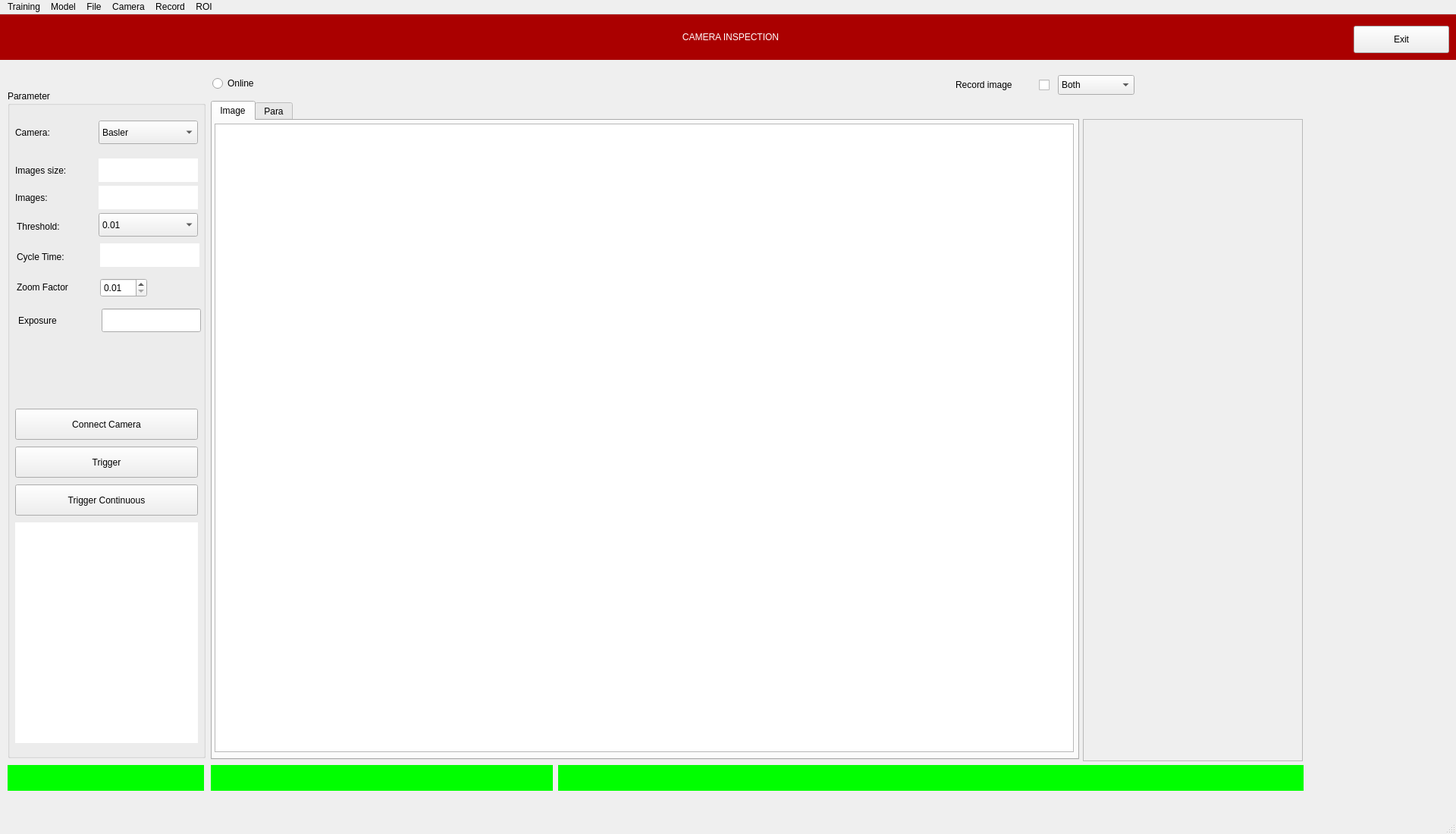
<?xml version="1.0" encoding="UTF-8"?>
<ui version="4.0">
 <class>MainWindow</class>
 <widget class="QMainWindow" name="MainWindow">
  <property name="geometry">
   <rect>
    <x>0</x>
    <y>0</y>
    <width>1920</width>
    <height>1100</height>
   </rect>
  </property>
  <property name="windowTitle">
   <string>MainWindow</string>
  </property>
  <widget class="QWidget" name="centralwidget">
   <widget class="QGroupBox" name="Combobox">
    <property name="enabled">
     <bool>true</bool>
    </property>
    <property name="geometry">
     <rect>
      <x>10</x>
      <y>100</y>
      <width>261</width>
      <height>881</height>
     </rect>
    </property>
    <property name="styleSheet">
     <string notr="true">border-color: rgb(0, 0, 0);
font: 12pt &quot;Segoe UI&quot;;
gridline-color: rgb(0, 0, 0);</string>
    </property>
    <property name="title">
     <string>Parameter</string>
    </property>
    <widget class="QLabel" name="label_4">
     <property name="geometry">
      <rect>
       <x>10</x>
       <y>90</y>
       <width>111</width>
       <height>31</height>
      </rect>
     </property>
     <property name="styleSheet">
      <string notr="true">font: 8pt &quot;MS Shell Dlg 2&quot;;
font: 10pt &quot;MS Shell Dlg 2&quot;;</string>
     </property>
     <property name="text">
      <string>Images size:</string>
     </property>
    </widget>
    <widget class="QLabel" name="label_5">
     <property name="geometry">
      <rect>
       <x>12</x>
       <y>164</y>
       <width>101</width>
       <height>31</height>
      </rect>
     </property>
     <property name="styleSheet">
      <string notr="true">font: 10pt &quot;MS Shell Dlg 2&quot;;</string>
     </property>
     <property name="text">
      <string>Threshold:</string>
     </property>
    </widget>
    <widget class="QLabel" name="label_6">
     <property name="geometry">
      <rect>
       <x>12</x>
       <y>204</y>
       <width>101</width>
       <height>31</height>
      </rect>
     </property>
     <property name="styleSheet">
      <string notr="true">font: 10pt &quot;MS Shell Dlg 2&quot;;</string>
     </property>
     <property name="text">
      <string>Cycle Time:</string>
     </property>
    </widget>
    <widget class="QLabel" name="Label_Dimention_Images">
     <property name="geometry">
      <rect>
       <x>120</x>
       <y>90</y>
       <width>131</width>
       <height>31</height>
      </rect>
     </property>
     <property name="autoFillBackground">
      <bool>false</bool>
     </property>
     <property name="styleSheet">
      <string notr="true">background-color: rgb(255, 255, 255);
font: 10pt &quot;MS Shell Dlg 2&quot;;</string>
     </property>
     <property name="text">
      <string/>
     </property>
    </widget>
    <widget class="QLabel" name="La_cycle_time">
     <property name="geometry">
      <rect>
       <x>122</x>
       <y>202</y>
       <width>131</width>
       <height>31</height>
      </rect>
     </property>
     <property name="styleSheet">
      <string notr="true">background-color: rgb(255, 255, 255);
font: 10pt &quot;MS Shell Dlg 2&quot;;</string>
     </property>
     <property name="text">
      <string/>
     </property>
    </widget>
    <widget class="QPushButton" name="Bnt_Connect_Camera">
     <property name="geometry">
      <rect>
       <x>10</x>
       <y>420</y>
       <width>241</width>
       <height>41</height>
      </rect>
     </property>
     <property name="styleSheet">
      <string notr="true">font: 10pt &quot;MS Shell Dlg 2&quot;;</string>
     </property>
     <property name="text">
      <string>Connect Camera</string>
     </property>
    </widget>
    <widget class="QPushButton" name="Bnt_Trigger">
     <property name="geometry">
      <rect>
       <x>10</x>
       <y>470</y>
       <width>241</width>
       <height>41</height>
      </rect>
     </property>
     <property name="styleSheet">
      <string notr="true">font: 10pt &quot;MS Shell Dlg 2&quot;;</string>
     </property>
     <property name="text">
      <string>Trigger</string>
     </property>
    </widget>
    <widget class="QLabel" name="label_13">
     <property name="geometry">
      <rect>
       <x>14</x>
       <y>288</y>
       <width>101</width>
       <height>31</height>
      </rect>
     </property>
     <property name="styleSheet">
      <string notr="true">font: 10pt &quot;MS Shell Dlg 2&quot;;</string>
     </property>
     <property name="text">
      <string>Exposure</string>
     </property>
    </widget>
    <widget class="QLineEdit" name="Le_Exposure_Time">
     <property name="geometry">
      <rect>
       <x>124</x>
       <y>288</y>
       <width>131</width>
       <height>31</height>
      </rect>
     </property>
     <property name="styleSheet">
      <string notr="true">font: 10pt &quot;MS Shell Dlg 2&quot;;</string>
     </property>
     <property name="text">
      <string/>
     </property>
    </widget>
    <widget class="QLabel" name="label_7">
     <property name="geometry">
      <rect>
       <x>12</x>
       <y>244</y>
       <width>101</width>
       <height>31</height>
      </rect>
     </property>
     <property name="styleSheet">
      <string notr="true">font: 10pt &quot;MS Shell Dlg 2&quot;;</string>
     </property>
     <property name="text">
      <string>Zoom Factor</string>
     </property>
    </widget>
    <widget class="QPushButton" name="Bnt_Trigger_Continuous">
     <property name="geometry">
      <rect>
       <x>10</x>
       <y>520</y>
       <width>241</width>
       <height>41</height>
      </rect>
     </property>
     <property name="styleSheet">
      <string notr="true">font: 10pt &quot;MS Shell Dlg 2&quot;;</string>
     </property>
     <property name="text">
      <string>Trigger Continuous</string>
     </property>
    </widget>
    <widget class="QScrollArea" name="scroll_area2_2">
     <property name="geometry">
      <rect>
       <x>270</x>
       <y>60</y>
       <width>1261</width>
       <height>871</height>
      </rect>
     </property>
     <property name="styleSheet">
      <string notr="true"/>
     </property>
     <property name="widgetResizable">
      <bool>true</bool>
     </property>
     <widget class="QWidget" name="scrollAreaWidgetContents_3">
      <property name="geometry">
       <rect>
        <x>0</x>
        <y>0</y>
        <width>1259</width>
        <height>869</height>
       </rect>
      </property>
     </widget>
    </widget>
    <widget class="QLabel" name="label_8">
     <property name="geometry">
      <rect>
       <x>10</x>
       <y>40</y>
       <width>71</width>
       <height>31</height>
      </rect>
     </property>
     <property name="styleSheet">
      <string notr="true">font: 8pt &quot;MS Shell Dlg 2&quot;;
font: 10pt &quot;MS Shell Dlg 2&quot;;</string>
     </property>
     <property name="text">
      <string>Camera:</string>
     </property>
    </widget>
    <widget class="QComboBox" name="Cb_Camera">
     <property name="geometry">
      <rect>
       <x>120</x>
       <y>40</y>
       <width>131</width>
       <height>31</height>
      </rect>
     </property>
     <property name="styleSheet">
      <string notr="true">font: 10pt &quot;Segoe UI&quot;;</string>
     </property>
     <item>
      <property name="text">
       <string>Basler</string>
      </property>
     </item>
     <item>
      <property name="text">
       <string>Irayple</string>
      </property>
     </item>
    </widget>
    <widget class="QComboBox" name="comboBox_acceptance_threshold">
     <property name="geometry">
      <rect>
       <x>120</x>
       <y>162</y>
       <width>131</width>
       <height>31</height>
      </rect>
     </property>
     <property name="styleSheet">
      <string notr="true">font: 10pt &quot;Segoe UI&quot;;</string>
     </property>
     <item>
      <property name="text">
       <string>0.01</string>
      </property>
     </item>
     <item>
      <property name="text">
       <string>0.1</string>
      </property>
     </item>
     <item>
      <property name="text">
       <string>0.2</string>
      </property>
     </item>
     <item>
      <property name="text">
       <string>0.3</string>
      </property>
     </item>
     <item>
      <property name="text">
       <string>0.4</string>
      </property>
     </item>
     <item>
      <property name="text">
       <string>0.5</string>
      </property>
     </item>
     <item>
      <property name="text">
       <string>0.6</string>
      </property>
     </item>
     <item>
      <property name="text">
       <string>0.7</string>
      </property>
     </item>
     <item>
      <property name="text">
       <string>0.8</string>
      </property>
     </item>
     <item>
      <property name="text">
       <string>0.9</string>
      </property>
     </item>
     <item>
      <property name="text">
       <string>1.0</string>
      </property>
     </item>
    </widget>
    <widget class="QLabel" name="La_OutPut_2">
     <property name="geometry">
      <rect>
       <x>10</x>
       <y>570</y>
       <width>241</width>
       <height>291</height>
      </rect>
     </property>
     <property name="styleSheet">
      <string notr="true">background-color: rgb(255, 255, 255);
font: 700 60pt &quot;Segoe UI&quot;;</string>
     </property>
     <property name="text">
      <string/>
     </property>
     <property name="alignment">
      <set>Qt::AlignCenter</set>
     </property>
    </widget>
    <widget class="QDoubleSpinBox" name="DSpinBox_ZoomFacter">
     <property name="geometry">
      <rect>
       <x>122</x>
       <y>248</y>
       <width>62</width>
       <height>25</height>
      </rect>
     </property>
     <property name="styleSheet">
      <string notr="true">font: 10pt &quot;Segoe UI&quot;;</string>
     </property>
     <property name="minimum">
      <double>0.010000000000000</double>
     </property>
     <property name="maximum">
      <double>4.000000000000000</double>
     </property>
     <property name="singleStep">
      <double>0.500000000000000</double>
     </property>
    </widget>
    <widget class="QLabel" name="label_2">
     <property name="geometry">
      <rect>
       <x>10</x>
       <y>126</y>
       <width>71</width>
       <height>31</height>
      </rect>
     </property>
     <property name="styleSheet">
      <string notr="true">font: 10pt &quot;MS Shell Dlg 2&quot;;</string>
     </property>
     <property name="text">
      <string>Images:</string>
     </property>
    </widget>
    <widget class="QLabel" name="La_Munber_Image">
     <property name="geometry">
      <rect>
       <x>120</x>
       <y>126</y>
       <width>131</width>
       <height>31</height>
      </rect>
     </property>
     <property name="styleSheet">
      <string notr="true">font: 10pt &quot;Segoe UI&quot;;
background-color: rgb(255, 255, 255);</string>
     </property>
     <property name="text">
      <string/>
     </property>
    </widget>
   </widget>
   <widget class="QLabel" name="label">
    <property name="geometry">
     <rect>
      <x>-2</x>
      <y>-1</y>
      <width>1931</width>
      <height>61</height>
     </rect>
    </property>
    <property name="styleSheet">
     <string notr="true">background-color: rgb(170, 0, 0);
color: rgb(255, 255, 255);
font: 24pt &quot;MS Shell Dlg 2&quot;;</string>
    </property>
    <property name="text">
     <string>CAMERA INSPECTION</string>
    </property>
    <property name="alignment">
     <set>Qt::AlignCenter</set>
    </property>
   </widget>
   <widget class="QRadioButton" name="radio_button">
    <property name="geometry">
     <rect>
      <x>280</x>
      <y>80</y>
      <width>91</width>
      <height>22</height>
     </rect>
    </property>
    <property name="text">
     <string>Online</string>
    </property>
   </widget>
   <widget class="QCheckBox" name="checkBox_5">
    <property name="geometry">
     <rect>
      <x>1370</x>
      <y>80</y>
      <width>21</width>
      <height>26</height>
     </rect>
    </property>
    <property name="acceptDrops">
     <bool>false</bool>
    </property>
    <property name="text">
     <string/>
    </property>
    <property name="shortcut">
     <string/>
    </property>
    <property name="checkable">
     <bool>true</bool>
    </property>
    <property name="checked">
     <bool>false</bool>
    </property>
    <property name="tristate">
     <bool>false</bool>
    </property>
   </widget>
   <widget class="QLabel" name="label10_3">
    <property name="geometry">
     <rect>
      <x>1260</x>
      <y>80</y>
      <width>116</width>
      <height>26</height>
     </rect>
    </property>
    <property name="styleSheet">
     <string notr="true">font: 8pt &quot;MS Shell Dlg 2&quot;;
font: 10pt &quot;MS Shell Dlg 2&quot;;</string>
    </property>
    <property name="text">
     <string>Record image</string>
    </property>
   </widget>
   <widget class="QComboBox" name="Cb_Save_image_Mode">
    <property name="geometry">
     <rect>
      <x>1395</x>
      <y>80</y>
      <width>101</width>
      <height>26</height>
     </rect>
    </property>
    <property name="styleSheet">
     <string notr="true">font: 8pt &quot;Segoe UI&quot;;</string>
    </property>
    <item>
     <property name="text">
      <string>Both</string>
     </property>
    </item>
    <item>
     <property name="text">
      <string>NG</string>
     </property>
    </item>
    <item>
     <property name="text">
      <string>OK</string>
     </property>
    </item>
   </widget>
   <widget class="QPushButton" name="Bnt_Quite">
    <property name="geometry">
     <rect>
      <x>1785</x>
      <y>15</y>
      <width>126</width>
      <height>36</height>
     </rect>
    </property>
    <property name="styleSheet">
     <string notr="true">font: 75 15pt &quot;MS Shell Dlg 2&quot;;</string>
    </property>
    <property name="text">
     <string>Exit</string>
    </property>
   </widget>
   <widget class="QTabWidget" name="tabWidget">
    <property name="geometry">
     <rect>
      <x>278</x>
      <y>114</y>
      <width>1145</width>
      <height>869</height>
     </rect>
    </property>
    <property name="currentIndex">
     <number>0</number>
    </property>
    <widget class="QWidget" name="tab">
     <attribute name="title">
      <string>Image</string>
     </attribute>
     <widget class="QGraphicsView" name="graphicsView">
      <property name="geometry">
       <rect>
        <x>3</x>
        <y>4</y>
        <width>1133</width>
        <height>829</height>
       </rect>
      </property>
     </widget>
    </widget>
    <widget class="QWidget" name="tab_2">
     <attribute name="title">
      <string>Para</string>
     </attribute>
     <widget class="QLabel" name="label10_4">
      <property name="geometry">
       <rect>
        <x>10</x>
        <y>20</y>
        <width>131</width>
        <height>31</height>
       </rect>
      </property>
      <property name="styleSheet">
       <string notr="true">font: 8pt &quot;MS Shell Dlg 2&quot;;
font: 10pt &quot;MS Shell Dlg 2&quot;;</string>
      </property>
      <property name="text">
       <string>Number To Find:</string>
      </property>
     </widget>
     <widget class="QLabel" name="label10_5">
      <property name="geometry">
       <rect>
        <x>10</x>
        <y>60</y>
        <width>131</width>
        <height>31</height>
       </rect>
      </property>
      <property name="styleSheet">
       <string notr="true">font: 8pt &quot;MS Shell Dlg 2&quot;;
font: 10pt &quot;MS Shell Dlg 2&quot;;</string>
      </property>
      <property name="text">
       <string>Angle To Find:</string>
      </property>
     </widget>
     <widget class="QLabel" name="label10_6">
      <property name="geometry">
       <rect>
        <x>10</x>
        <y>100</y>
        <width>111</width>
        <height>31</height>
       </rect>
      </property>
      <property name="styleSheet">
       <string notr="true">font: 8pt &quot;MS Shell Dlg 2&quot;;
font: 10pt &quot;MS Shell Dlg 2&quot;;</string>
      </property>
      <property name="text">
       <string>Score:</string>
      </property>
     </widget>
     <widget class="QLabel" name="label10_7">
      <property name="geometry">
       <rect>
        <x>10</x>
        <y>140</y>
        <width>131</width>
        <height>31</height>
       </rect>
      </property>
      <property name="styleSheet">
       <string notr="true">font: 8pt &quot;MS Shell Dlg 2&quot;;
font: 10pt &quot;MS Shell Dlg 2&quot;;</string>
      </property>
      <property name="text">
       <string>Max Overlap:</string>
      </property>
     </widget>
     <widget class="QLabel" name="label10_8">
      <property name="geometry">
       <rect>
        <x>10</x>
        <y>180</y>
        <width>131</width>
        <height>31</height>
       </rect>
      </property>
      <property name="styleSheet">
       <string notr="true">font: 8pt &quot;MS Shell Dlg 2&quot;;
font: 10pt &quot;MS Shell Dlg 2&quot;;</string>
      </property>
      <property name="text">
       <string>Min Area:</string>
      </property>
     </widget>
     <widget class="QDoubleSpinBox" name="doubleSpinBox_Angle_To_Find">
      <property name="geometry">
       <rect>
        <x>140</x>
        <y>60</y>
        <width>71</width>
        <height>31</height>
       </rect>
      </property>
      <property name="styleSheet">
       <string notr="true">font: 10pt &quot;MS Shell Dlg 2&quot;;</string>
      </property>
      <property name="decimals">
       <number>1</number>
      </property>
      <property name="maximum">
       <double>180.000000000000000</double>
      </property>
     </widget>
     <widget class="QDoubleSpinBox" name="doubleSpinBox_Score">
      <property name="geometry">
       <rect>
        <x>140</x>
        <y>100</y>
        <width>71</width>
        <height>31</height>
       </rect>
      </property>
      <property name="styleSheet">
       <string notr="true">font: 10pt &quot;MS Shell Dlg 2&quot;;</string>
      </property>
      <property name="decimals">
       <number>2</number>
      </property>
      <property name="maximum">
       <double>1.000000000000000</double>
      </property>
      <property name="singleStep">
       <double>0.050000000000000</double>
      </property>
     </widget>
     <widget class="QDoubleSpinBox" name="doubleSpinBox_Max_Overlap">
      <property name="geometry">
       <rect>
        <x>140</x>
        <y>140</y>
        <width>71</width>
        <height>31</height>
       </rect>
      </property>
      <property name="styleSheet">
       <string notr="true">font: 10pt &quot;MS Shell Dlg 2&quot;;</string>
      </property>
      <property name="decimals">
       <number>1</number>
      </property>
     </widget>
     <widget class="QSpinBox" name="spinBox_Min_Area">
      <property name="geometry">
       <rect>
        <x>140</x>
        <y>180</y>
        <width>71</width>
        <height>31</height>
       </rect>
      </property>
      <property name="styleSheet">
       <string notr="true">font: 10pt &quot;MS Shell Dlg 2&quot;;</string>
      </property>
      <property name="maximum">
       <number>1000</number>
      </property>
      <property name="singleStep">
       <number>10</number>
      </property>
     </widget>
     <widget class="QSpinBox" name="spinBox_Number_To_Find">
      <property name="geometry">
       <rect>
        <x>140</x>
        <y>20</y>
        <width>71</width>
        <height>31</height>
       </rect>
      </property>
      <property name="styleSheet">
       <string notr="true">font: 10pt &quot;MS Shell Dlg 2&quot;;</string>
      </property>
      <property name="maximum">
       <number>400</number>
      </property>
     </widget>
     <widget class="QLabel" name="La_Input">
      <property name="geometry">
       <rect>
        <x>300</x>
        <y>30</y>
        <width>16</width>
        <height>16</height>
       </rect>
      </property>
      <property name="styleSheet">
       <string notr="true">QLabel {
    border: 1px solid black;
    color: black; 
    background-color: rgb(255, 255, 255);
    border-radius: 8px;
    font: 700 12pt &quot;Arial&quot;;
}</string>
      </property>
      <property name="text">
       <string/>
      </property>
      <property name="alignment">
       <set>Qt::AlignCenter</set>
      </property>
     </widget>
     <widget class="QLabel" name="label10_2">
      <property name="geometry">
       <rect>
        <x>405</x>
        <y>25</y>
        <width>56</width>
        <height>26</height>
       </rect>
      </property>
      <property name="styleSheet">
       <string notr="true">font: 8pt &quot;MS Shell Dlg 2&quot;;
font: 10pt &quot;MS Shell Dlg 2&quot;;</string>
      </property>
      <property name="text">
       <string>Output</string>
      </property>
     </widget>
     <widget class="QLabel" name="La_OutPut">
      <property name="geometry">
       <rect>
        <x>385</x>
        <y>30</y>
        <width>16</width>
        <height>16</height>
       </rect>
      </property>
      <property name="styleSheet">
       <string notr="true">QLabel {
    border: 1px solid black;
    color: black; 
    background-color: rgb(255, 255, 255);
    border-radius: 8px;
    font: 700 12pt &quot;Arial&quot;;
}</string>
      </property>
      <property name="text">
       <string/>
      </property>
      <property name="alignment">
       <set>Qt::AlignCenter</set>
      </property>
     </widget>
     <widget class="QLabel" name="label_9">
      <property name="geometry">
       <rect>
        <x>325</x>
        <y>25</y>
        <width>66</width>
        <height>26</height>
       </rect>
      </property>
      <property name="styleSheet">
       <string notr="true">font: 8pt &quot;MS Shell Dlg 2&quot;;
font: 10pt &quot;MS Shell Dlg 2&quot;;</string>
      </property>
      <property name="text">
       <string>Input</string>
      </property>
     </widget>
     <widget class="QLabel" name="label_12">
      <property name="geometry">
       <rect>
        <x>540</x>
        <y>20</y>
        <width>101</width>
        <height>31</height>
       </rect>
      </property>
      <property name="styleSheet">
       <string notr="true">font: 10pt &quot;MS Shell Dlg 2&quot;;</string>
      </property>
      <property name="text">
       <string>Show Box</string>
      </property>
     </widget>
     <widget class="QLabel" name="label_29">
      <property name="geometry">
       <rect>
        <x>540</x>
        <y>80</y>
        <width>101</width>
        <height>31</height>
       </rect>
      </property>
      <property name="styleSheet">
       <string notr="true">font: 10pt &quot;MS Shell Dlg 2&quot;;</string>
      </property>
      <property name="text">
       <string>Show Poly:</string>
      </property>
     </widget>
     <widget class="QCheckBox" name="checkBox_4">
      <property name="geometry">
       <rect>
        <x>650</x>
        <y>80</y>
        <width>131</width>
        <height>31</height>
       </rect>
      </property>
      <property name="acceptDrops">
       <bool>false</bool>
      </property>
      <property name="text">
       <string/>
      </property>
      <property name="shortcut">
       <string/>
      </property>
      <property name="checkable">
       <bool>true</bool>
      </property>
      <property name="checked">
       <bool>false</bool>
      </property>
      <property name="tristate">
       <bool>false</bool>
      </property>
     </widget>
     <widget class="QCheckBox" name="checkBox_2">
      <property name="geometry">
       <rect>
        <x>650</x>
        <y>50</y>
        <width>131</width>
        <height>31</height>
       </rect>
      </property>
      <property name="acceptDrops">
       <bool>false</bool>
      </property>
      <property name="text">
       <string/>
      </property>
      <property name="shortcut">
       <string/>
      </property>
      <property name="checkable">
       <bool>true</bool>
      </property>
      <property name="checked">
       <bool>false</bool>
      </property>
      <property name="tristate">
       <bool>false</bool>
      </property>
     </widget>
     <widget class="QCheckBox" name="checkBox">
      <property name="geometry">
       <rect>
        <x>650</x>
        <y>19</y>
        <width>131</width>
        <height>31</height>
       </rect>
      </property>
      <property name="acceptDrops">
       <bool>false</bool>
      </property>
      <property name="text">
       <string/>
      </property>
      <property name="shortcut">
       <string/>
      </property>
      <property name="checkable">
       <bool>true</bool>
      </property>
      <property name="checked">
       <bool>true</bool>
      </property>
      <property name="tristate">
       <bool>false</bool>
      </property>
     </widget>
     <widget class="QLabel" name="label_28">
      <property name="geometry">
       <rect>
        <x>540</x>
        <y>50</y>
        <width>101</width>
        <height>31</height>
       </rect>
      </property>
      <property name="styleSheet">
       <string notr="true">font: 10pt &quot;MS Shell Dlg 2&quot;;</string>
      </property>
      <property name="text">
       <string>Show Full:</string>
      </property>
     </widget>
     <widget class="QCheckBox" name="checkBox_Template">
      <property name="geometry">
       <rect>
        <x>4</x>
        <y>242</y>
        <width>131</width>
        <height>31</height>
       </rect>
      </property>
      <property name="acceptDrops">
       <bool>false</bool>
      </property>
      <property name="text">
       <string/>
      </property>
      <property name="shortcut">
       <string/>
      </property>
      <property name="checkable">
       <bool>true</bool>
      </property>
      <property name="checked">
       <bool>true</bool>
      </property>
      <property name="tristate">
       <bool>false</bool>
      </property>
     </widget>
     <widget class="QLabel" name="label_30">
      <property name="geometry">
       <rect>
        <x>36</x>
        <y>240</y>
        <width>343</width>
        <height>31</height>
       </rect>
      </property>
      <property name="styleSheet">
       <string notr="true">font: 10pt &quot;MS Shell Dlg 2&quot;;</string>
      </property>
      <property name="text">
       <string>Reference with the Template Matching tool</string>
      </property>
     </widget>
     <widget class="QCheckBox" name="checkBox_within_template">
      <property name="geometry">
       <rect>
        <x>4</x>
        <y>280</y>
        <width>131</width>
        <height>31</height>
       </rect>
      </property>
      <property name="acceptDrops">
       <bool>false</bool>
      </property>
      <property name="text">
       <string/>
      </property>
      <property name="shortcut">
       <string/>
      </property>
      <property name="checkable">
       <bool>true</bool>
      </property>
      <property name="checked">
       <bool>false</bool>
      </property>
      <property name="tristate">
       <bool>false</bool>
      </property>
     </widget>
     <widget class="QLabel" name="label_31">
      <property name="geometry">
       <rect>
        <x>36</x>
        <y>278</y>
        <width>553</width>
        <height>31</height>
       </rect>
      </property>
      <property name="styleSheet">
       <string notr="true">font: 10pt &quot;MS Shell Dlg 2&quot;;</string>
      </property>
      <property name="text">
       <string>Only crop within the ROI </string>
      </property>
     </widget>
    </widget>
   </widget>
   <widget class="QScrollArea" name="scrollArea_2">
    <property name="geometry">
     <rect>
      <x>1428</x>
      <y>138</y>
      <width>290</width>
      <height>847</height>
     </rect>
    </property>
    <property name="widgetResizable">
     <bool>true</bool>
    </property>
    <widget class="QWidget" name="scrollAreaWidgetContents">
     <property name="geometry">
      <rect>
       <x>0</x>
       <y>0</y>
       <width>288</width>
       <height>845</height>
      </rect>
     </property>
    </widget>
   </widget>
   <widget class="QLabel" name="Labe_file_name">
    <property name="geometry">
     <rect>
      <x>278</x>
      <y>990</y>
      <width>451</width>
      <height>34</height>
     </rect>
    </property>
    <property name="styleSheet">
     <string notr="true">font: 12pt &quot;MS Shell Dlg 2&quot;;
color: rgb(0, 0, 0);
font: 12pt &quot;Segoe UI&quot;;
background-color: rgb(0, 255, 0);
</string>
    </property>
    <property name="text">
     <string/>
    </property>
    <property name="alignment">
     <set>Qt::AlignLeading|Qt::AlignLeft|Qt::AlignTop</set>
    </property>
   </widget>
   <widget class="QLabel" name="Labe_file_name_2">
    <property name="geometry">
     <rect>
      <x>736</x>
      <y>990</y>
      <width>983</width>
      <height>34</height>
     </rect>
    </property>
    <property name="styleSheet">
     <string notr="true">font: 12pt &quot;MS Shell Dlg 2&quot;;
color: rgb(0, 0, 0);
font: 12pt &quot;Segoe UI&quot;;
background-color: rgb(0, 255, 0);
</string>
    </property>
    <property name="text">
     <string/>
    </property>
    <property name="alignment">
     <set>Qt::AlignLeading|Qt::AlignLeft|Qt::AlignTop</set>
    </property>
   </widget>
   <widget class="QLabel" name="Labe_file_name_3">
    <property name="geometry">
     <rect>
      <x>10</x>
      <y>990</y>
      <width>259</width>
      <height>34</height>
     </rect>
    </property>
    <property name="styleSheet">
     <string notr="true">font: 12pt &quot;MS Shell Dlg 2&quot;;
color: rgb(0, 0, 0);
font: 12pt &quot;Segoe UI&quot;;
background-color: rgb(0, 255, 0);
</string>
    </property>
    <property name="text">
     <string/>
    </property>
    <property name="alignment">
     <set>Qt::AlignLeading|Qt::AlignLeft|Qt::AlignTop</set>
    </property>
   </widget>
   <zorder>label10_3</zorder>
   <zorder>Combobox</zorder>
   <zorder>label</zorder>
   <zorder>radio_button</zorder>
   <zorder>checkBox_5</zorder>
   <zorder>Cb_Save_image_Mode</zorder>
   <zorder>Bnt_Quite</zorder>
   <zorder>tabWidget</zorder>
   <zorder>scrollArea_2</zorder>
   <zorder>Labe_file_name</zorder>
   <zorder>Labe_file_name_2</zorder>
   <zorder>Labe_file_name_3</zorder>
  </widget>
  <widget class="QStatusBar" name="statusbar"/>
  <widget class="QMenuBar" name="menubar">
   <property name="geometry">
    <rect>
     <x>0</x>
     <y>0</y>
     <width>1920</width>
     <height>26</height>
    </rect>
   </property>
   <widget class="QMenu" name="menuFile">
    <property name="title">
     <string>Training</string>
    </property>
    <addaction name="Return_Fom1"/>
    <addaction name="actionReturn_Form_Classification"/>
    <addaction name="actionReturn_Form_Unsupervied"/>
    <addaction name="actionForm_OCR"/>
    <addaction name="actionLocation_Form"/>
   </widget>
   <widget class="QMenu" name="menuModel">
    <property name="title">
     <string>Model</string>
    </property>
    <addaction name="actionLoad_Model_AI"/>
   </widget>
   <widget class="QMenu" name="menuFile_2">
    <property name="title">
     <string>File</string>
    </property>
    <addaction name="actionSave_Setting"/>
    <addaction name="actionOpen_Image"/>
    <addaction name="Action_Open"/>
   </widget>
   <widget class="QMenu" name="menuCamera">
    <property name="title">
     <string>Camera</string>
    </property>
    <addaction name="actionDisconnect_Camera"/>
   </widget>
   <widget class="QMenu" name="menuRecord">
    <property name="title">
     <string>Record</string>
    </property>
    <addaction name="actionSelect_the_path_to_save_image"/>
   </widget>
   <widget class="QMenu" name="menuROI">
    <property name="title">
     <string>ROI</string>
    </property>
    <addaction name="actionSelect_ROI"/>
    <addaction name="actionSelect_ROI_2"/>
   </widget>
   <addaction name="menuFile"/>
   <addaction name="menuModel"/>
   <addaction name="menuFile_2"/>
   <addaction name="menuCamera"/>
   <addaction name="menuRecord"/>
   <addaction name="menuROI"/>
  </widget>
  <action name="Return_Fom1">
   <property name="text">
    <string>Return Form_Segmentation</string>
   </property>
  </action>
  <action name="actionsaveas">
   <property name="text">
    <string>Open Model</string>
   </property>
  </action>
  <action name="actionOpen_Xml_File">
   <property name="text">
    <string>Open xml File</string>
   </property>
  </action>
  <action name="actionOpen_images_augmented">
   <property name="text">
    <string>Open images augmented</string>
   </property>
  </action>
  <action name="actionOpen_CVS_File">
   <property name="text">
    <string>Open CVS File</string>
   </property>
  </action>
  <action name="actionOpen_Test_Images">
   <property name="text">
    <string>Open Test Images</string>
   </property>
  </action>
  <action name="actionOpen_Model_AI">
   <property name="text">
    <string>Open Model AI</string>
   </property>
  </action>
  <action name="action_Open_Camera_Test">
   <property name="text">
    <string>Open Camera Test</string>
   </property>
  </action>
  <action name="actionLoad_Model_AI">
   <property name="text">
    <string>Load Model AI</string>
   </property>
  </action>
  <action name="actionSave_Setting">
   <property name="text">
    <string>Save Setting</string>
   </property>
  </action>
  <action name="actionDisconnect_Camera">
   <property name="text">
    <string>Disconnect Camera</string>
   </property>
  </action>
  <action name="actionSelect_the_path_to_save_image">
   <property name="text">
    <string>Select the path to save image</string>
   </property>
  </action>
  <action name="actionReturn_Form_Classification">
   <property name="text">
    <string>Return Form_Classification</string>
   </property>
  </action>
  <action name="actionOpen_Image">
   <property name="text">
    <string>Open_Image</string>
   </property>
  </action>
  <action name="actionSelect_ROI">
   <property name="text">
    <string>Creat_ROI</string>
   </property>
  </action>
  <action name="actionSelect_ROI_2">
   <property name="text">
    <string>Select_ROI</string>
   </property>
  </action>
  <action name="Action_Open">
   <property name="text">
    <string>Open_Images_Folder</string>
   </property>
  </action>
  <action name="actionReturn_Form_Unsupervied">
   <property name="text">
    <string>Return Form Unsupervied</string>
   </property>
  </action>
  <action name="actionForm_OCR">
   <property name="text">
    <string>Form_OCR</string>
   </property>
  </action>
  <action name="actionLocation_Form">
   <property name="text">
    <string>Location_Form</string>
   </property>
  </action>
 </widget>
 <resources/>
 <connections/>
 <designerdata>
  <property name="gridDeltaX">
   <number>2</number>
  </property>
  <property name="gridDeltaY">
   <number>2</number>
  </property>
  <property name="gridSnapX">
   <bool>true</bool>
  </property>
  <property name="gridSnapY">
   <bool>true</bool>
  </property>
  <property name="gridVisible">
   <bool>true</bool>
  </property>
 </designerdata>
</ui>
